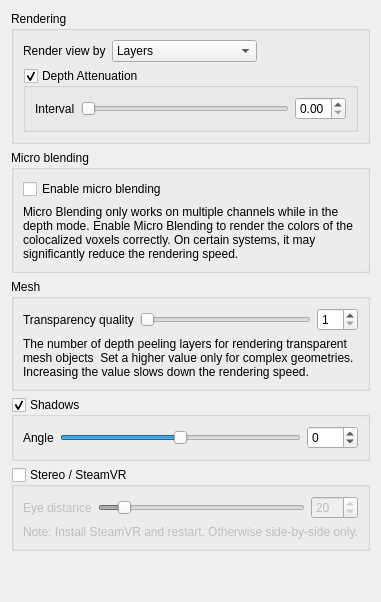
     <widget class="QWidget" name="RenderingTab">
      <attribute name="title">
       <string>Rendering</string>
      </attribute>
      <layout class="QVBoxLayout" name="RenderingTabLayout">
       <item>
        <widget class="QGroupBox" name="RenderingGroupBox">
         <property name="title">
          <string>Rendering</string>
         </property>
         <layout class="QVBoxLayout" name="RenderingLayout">
          <item>
           <layout class="QHBoxLayout" name="RenderViewBySpacerLayout">
            <item>
             <layout class="QHBoxLayout" name="RenderViewByLayout">
              <item>
               <widget class="QLabel" name="RenderViewByLabel">
                <property name="sizePolicy">
                 <sizepolicy hsizetype="Preferred" vsizetype="Preferred">
                  <horstretch>0</horstretch>
                  <verstretch>0</verstretch>
                 </sizepolicy>
                </property>
                <property name="text">
                 <string>Render view by</string>
                </property>
                <property name="buddy">
                 <cstring>RenderViewByComboBox</cstring>
                </property>
               </widget>
              </item>
              <item>
               <widget class="QComboBox" name="RenderViewByComboBox">
                <property name="sizePolicy">
                 <sizepolicy hsizetype="Fixed" vsizetype="Fixed">
                  <horstretch>0</horstretch>
                  <verstretch>0</verstretch>
                 </sizepolicy>
                </property>
                <item>
                 <property name="text">
                  <string>Layers</string>
                 </property>
                </item>
                <item>
                 <property name="text">
                  <string>Depth</string>
                 </property>
                </item>
                <item>
                 <property name="text">
                  <string>Copmposite of colors</string>
                 </property>
                </item>
               </widget>
              </item>
             </layout>
            </item>
            <item>
             <spacer name="RenderViewBySpacer">
              <property name="orientation">
               <enum>Qt::Horizontal</enum>
              </property>
              <property name="sizeHint" stdset="0">
               <size>
                <width>40</width>
                <height>20</height>
               </size>
              </property>
             </spacer>
            </item>
           </layout>
          </item>
          <item>
           <widget class="QGroupBox" name="RenderingDepthGroupBox">
            <property name="enabled">
             <bool>true</bool>
            </property>
            <property name="title">
             <string>Depth Attenuation</string>
            </property>
            <property name="checkable">
             <bool>true</bool>
            </property>
            <layout class="QHBoxLayout" name="RenderingDepthLayout">
             <item>
              <widget class="QLabel" name="RenderingDepthIntervalLabel">
               <property name="text">
                <string>Interval</string>
               </property>
               <property name="buddy">
                <cstring>RenderingDepthIntervalSpinBox</cstring>
               </property>
              </widget>
             </item>
             <item>
              <widget class="QSlider" name="RenderingDepthIntervalSlider">
               <property name="maximum">
                <number>100</number>
               </property>
               <property name="orientation">
                <enum>Qt::Horizontal</enum>
               </property>
              </widget>
             </item>
             <item>
              <widget class="QDoubleSpinBox" name="RenderingDepthIntervalSpinBox">
               <property name="maximum">
                <double>1.000000000000000</double>
               </property>
               <property name="singleStep">
                <double>0.010000000000000</double>
               </property>
              </widget>
             </item>
            </layout>
           </widget>
          </item>
         </layout>
        </widget>
       </item>
       <item>
        <widget class="QGroupBox" name="MicroBlendingGroupBox">
         <property name="title">
          <string>Micro blending</string>
         </property>
         <layout class="QVBoxLayout" name="MicroBlendingLayout">
          <item>
           <widget class="QCheckBox" name="MicroBlendingCheckBox">
            <property name="text">
             <string>Enable micro blending</string>
            </property>
           </widget>
          </item>
          <item>
           <widget class="QLabel" name="MicroBlendingNotelabel">
            <property name="text">
             <string>&lt;html&gt;&lt;head/&gt;&lt;body&gt;&lt;p&gt;Micro Blending only works on multiple channels while in the depth mode. Enable Micro Blending to render the colors of the colocalized voxels correctly. On certain systems, it may significantly reduce the rendering speed.&lt;/p&gt;&lt;/body&gt;&lt;/html&gt;</string>
            </property>
            <property name="wordWrap">
             <bool>true</bool>
            </property>
           </widget>
          </item>
         </layout>
        </widget>
       </item>
       <item>
        <widget class="QGroupBox" name="MeshGroupBox">
         <property name="title">
          <string>Mesh</string>
         </property>
         <layout class="QVBoxLayout" name="MeshLayout">
          <item>
           <layout class="QHBoxLayout" name="MeshTransparencyQualityLayout">
            <item>
             <widget class="QLabel" name="MeshTransparencyQualityLabel">
              <property name="text">
               <string>Transparency quality</string>
              </property>
              <property name="buddy">
               <cstring>MeshTransparencyQualitySpinBox</cstring>
              </property>
             </widget>
            </item>
            <item>
             <widget class="QSlider" name="MeshTransparencyQualitySlider">
              <property name="minimum">
               <number>1</number>
              </property>
              <property name="maximum">
               <number>10</number>
              </property>
              <property name="orientation">
               <enum>Qt::Horizontal</enum>
              </property>
             </widget>
            </item>
            <item>
             <widget class="QSpinBox" name="MeshTransparencyQualitySpinBox">
              <property name="minimum">
               <number>1</number>
              </property>
              <property name="maximum">
               <number>10</number>
              </property>
             </widget>
            </item>
           </layout>
          </item>
          <item>
           <widget class="QLabel" name="MeshNoteLlabel">
            <property name="text">
             <string>The number of depth peeling layers for rendering transparent mesh objects  Set a higher value only for complex geometries. Increasing the value slows down the rendering speed.</string>
            </property>
            <property name="wordWrap">
             <bool>true</bool>
            </property>
           </widget>
          </item>
         </layout>
        </widget>
       </item>
       <item>
        <widget class="QGroupBox" name="ShaddowsGroupBox">
         <property name="title">
          <string>Shadows</string>
         </property>
         <property name="checkable">
          <bool>true</bool>
         </property>
         <property name="checked">
          <bool>true</bool>
         </property>
         <layout class="QHBoxLayout" name="ShadowsLayout">
          <item>
           <widget class="QLabel" name="ShadowAngleLabel">
            <property name="text">
             <string>Angle</string>
            </property>
            <property name="buddy">
             <cstring>ShadowAngleSpinBox</cstring>
            </property>
           </widget>
          </item>
          <item>
           <widget class="QSlider" name="ShadowAngleSlider">
            <property name="minimum">
             <number>-180</number>
            </property>
            <property name="maximum">
             <number>180</number>
            </property>
            <property name="orientation">
             <enum>Qt::Horizontal</enum>
            </property>
           </widget>
          </item>
          <item>
           <widget class="QSpinBox" name="ShadowAngleSpinBox">
            <property name="minimum">
             <number>-180</number>
            </property>
            <property name="maximum">
             <number>180</number>
            </property>
           </widget>
          </item>
         </layout>
        </widget>
       </item>
       <item>
        <widget class="QGroupBox" name="StereoSteamVRGroupBox">
         <property name="title">
          <string>Stereo / SteamVR</string>
         </property>
         <property name="checkable">
          <bool>true</bool>
         </property>
         <property name="checked">
          <bool>false</bool>
         </property>
         <layout class="QVBoxLayout" name="StereoSteamVRLayout">
          <item>
           <layout class="QHBoxLayout" name="StereoEyeDistanceLayout">
            <item>
             <widget class="QLabel" name="StereoEyeDistanceLabel">
              <property name="text">
               <string>Eye distance</string>
              </property>
              <property name="buddy">
               <cstring>StereoEyeDistanceSpinBox</cstring>
              </property>
             </widget>
            </item>
            <item>
             <widget class="QSlider" name="StereoEyeDistanceSlider">
              <property name="minimum">
               <number>0</number>
              </property>
              <property name="maximum">
               <number>200</number>
              </property>
              <property name="value">
               <number>20</number>
              </property>
              <property name="orientation">
               <enum>Qt::Horizontal</enum>
              </property>
             </widget>
            </item>
            <item>
             <widget class="QSpinBox" name="StereoEyeDistanceSpinBox">
              <property name="minimum">
               <number>0</number>
              </property>
              <property name="maximum">
               <number>200</number>
              </property>
              <property name="value">
               <number>20</number>
              </property>
             </widget>
            </item>
           </layout>
          </item>
          <item>
           <widget class="QLabel" name="StereoSteamVRNoteLabel">
            <property name="text">
             <string>&lt;html&gt;&lt;head/&gt;&lt;body&gt;&lt;p&gt;Note: Install SteamVR and restart. Otherwise side-by-side only.&lt;/p&gt;&lt;/body&gt;&lt;/html&gt;</string>
            </property>
           </widget>
          </item>
         </layout>
        </widget>
       </item>
       <item>
        <spacer name="RenderingSpacer">
         <property name="orientation">
          <enum>Qt::Vertical</enum>
         </property>
         <property name="sizeHint" stdset="0">
          <size>
           <width>20</width>
           <height>40</height>
          </size>
         </property>
        </spacer>
       </item>
      </layout>
     </widget>
